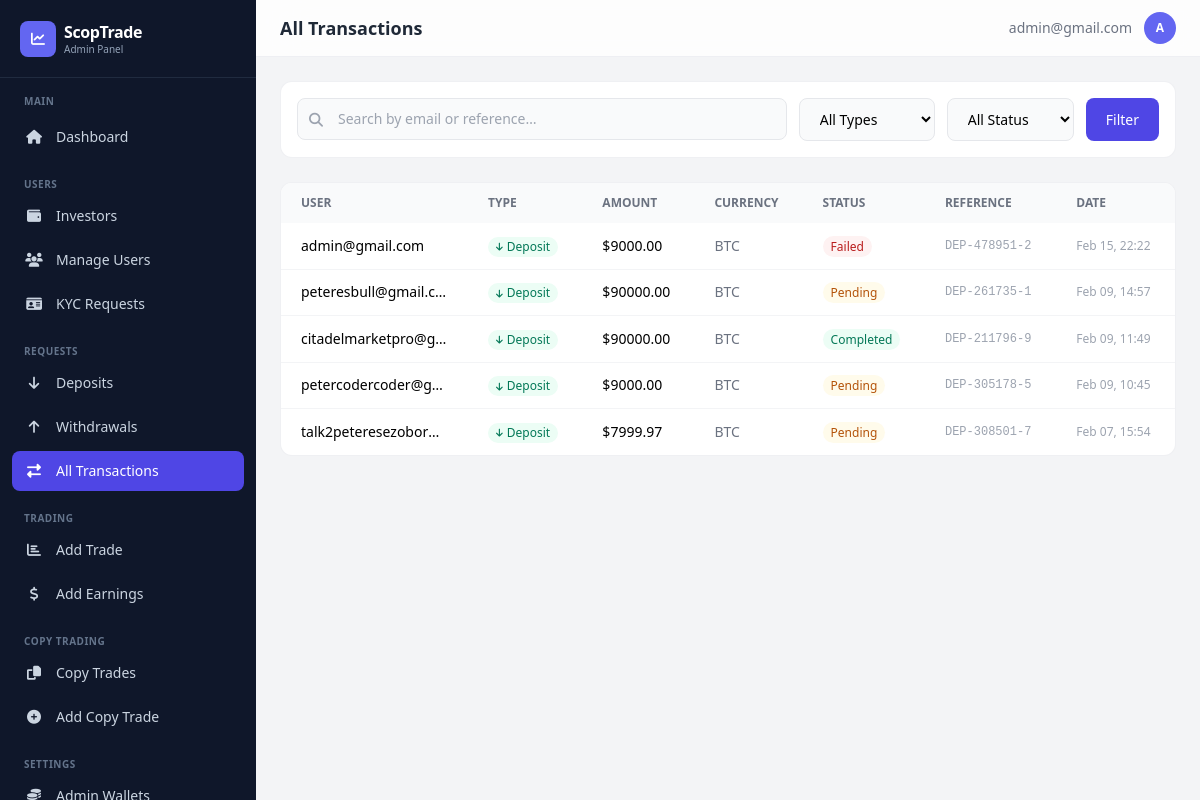
/dashboard/transactions/ (signed in), run on an earlier commit of the app's database.
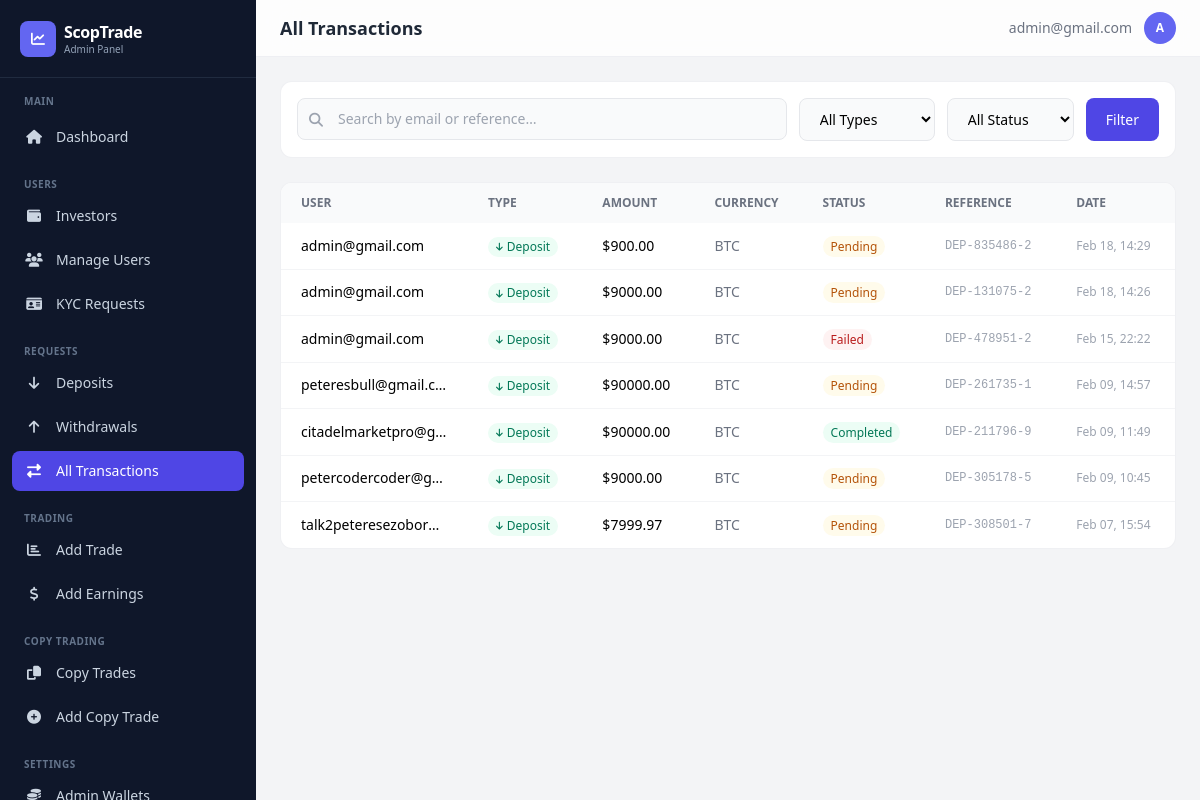
And on a later commit of the database.
### app/models.py (models this page shows, shortened)
class Transaction(models.Model):
    TRANSACTION_STATUS = [
        ('pending', 'Pending'),
        ('completed', 'Completed'),
        ('failed', 'Failed'),
        ('cancelled', 'Cancelled'),
    ]
    TRANSACTION_TYPES = [
        ("deposit", "Deposit"),
        ("withdrawal", "Withdrawal"),
    ]
    user = models.ForeignKey(
        settings.AUTH_USER_MODEL,
        on_delete=models.CASCADE,
        related_name="transactions"
    )
    transaction_type = models.CharField(max_length=20, choices=TRANSACTION_TYPES)
    amount = models.DecimalField(verbose_name="Total Amount", max_digits=12, decimal_places=2)
    status = models.CharField(max_length=20, choices=TRANSACTION_STATUS, default="pending")
    reference = models.CharField(max_length=100, unique=True)
    description = models.TextField(blank=True, null=True)
    currency = models.CharField(max_length=100)
    unit = models.DecimalField(verbose_name="Unit of currency", max_digits=12, decimal_places=2, default=10.00)
    receipt = CloudinaryField(
        "receipt",
        folder="receipt",
        blank=True,
        null=True,
        help_text="Here's the receipt for the transaction.",
    )
    created_at = models.DateTimeField(default=timezone.now)
    updated_at = models.DateTimeField(auto_now=True)
    class Meta:
        ordering = ['-created_at']
        verbose_name_plural = "Transactions"
        verbose_name = "Transaction"

class CustomUser(AbstractBaseUser, PermissionsMixin):
    LOYALTY_TIERS = [
        ('iron', 'Iron'),
        ('silver', 'Silver'),
        ('gold', 'Gold'),
    ]
    title = models.CharField(
        max_length=10,
        blank=True,
        null=True,
        choices=[
            ("mr", "Mr."),
            ("mrs", "Mrs."),
            ("ms", "Ms."),
            ("dr", "Dr."),
            ("prof", "Prof."),
        ],
        help_text="Title (Mr., Mrs., Ms., etc.)"
    )
    status_of_employment = models.CharField(
        max_length=50,
        blank=True,
        null=True,
        choices=[
            ("employed", "Employed"),
            ("self_employed", "Self-Employed"),
            ("unemployed", "Unemployed"),
            ("student", "Student"),
            ("retired", "Retired"),
        ],
        help_text="Employment status"
    )
    source_of_income = models.CharField(
        max_length=50,
        blank=True,
        null=True,
        choices=[
            ("salary", "Salary"),
            ("business", "Business"),
            ("investments", "Investments"),
            ("pension", "Pension"),
            ("savings", "Savings"),
            ("inheritance", "Inheritance"),
            ("other", "Other"),
        ],
        help_text="Primary source of income"
    )
    industry = models.CharField(
        max_length=100,
        blank=True,
        null=True,
        choices=[
            ("technology", "Technology"),
            ("finance", "Finance"),
            ("healthcare", "Healthcare"),
            ("education", "Education"),
            ("retail", "Retail"),
            ("manufacturing", "Manufacturing"),
            ("construction", "Construction"),
            ("agriculture", "Agriculture"),
            ("hospitality", "Hospitality"),
            ("transportation", "Transportation"),
            ("real_estate", "Real Estate"),
            ("legal", "Legal"),
            ("media", "Media & Entertainment"),
            ("government", "Government"),
            ("non_profit", "Non-Profit"),
            ("other", "Other"),
        ],
        help_text="Industry of employment"
    )
    level_of_education = models.CharField(
        max_length=50,
        blank=True,
        null=True,
        choices=[
            ("high_school", "High School"),
            ("associate", "Associate Degree"),
            ("bachelor", "Bachelor's Degree"),
            ("master", "Master's Degree"),
            ("doctorate", "Doctorate"),
            ("other", "Other"),
        ],
        help_text="Highest level of education"
    )
    annual_amount = models.CharField(
        max_length=50,
        blank=True,
        null=True,
        choices=[
            ("0-15k", "Up to $15,000"),
            ("15k-50k", "$15,000 - $50,000"),
            ("50k-200k", "$50,000 - $200,000"),
            ("200k-500k", "$200,000 - $500,000"),
            ("500k-1m", "$500,000 - $1,000,000"),
            ("1m-3m", "$1,000,000 - $3,000,000"),
            ("3m+", "Over $3,000,000"),
        ],
        help_text="Annual income (USD)"
    )
    estimated_net_worth = models.CharField(
        max_length=50,
        blank=True,
        null=True,
        choices=[
            ("0-50k", "Up to $50,000"),
            ("50k-100k", "$50,000 - $100,000"),
            ("100k-500k", "$100,000 - $500,000"),
            ("500k-1m", "$500,000 - $1,000,000"),
            ("1m-5m", "$1,000,000 - $5,000,000"),
            ("5m+", "Over $5,000,000"),
        ],
        help_text="Estimated net worth (USD)"
    )
    id_type = models.CharField(
        max_length=50,
        blank=True,
        null=True,
        choices=[
            ("passport", "Passport"),
            ("driver_license", "Driver's License"),
            ("national_id", "National ID"),
            ("voter_card", "Voter's Card"),
        ],
        help_text="Select the type of ID provided",
    )
    id_front = CloudinaryField("image", blank=True, null=True, help_text="Front side of ID document")
    id_back = CloudinaryField("image", blank=True, null=True, help_text="Back side of ID document")
    is_verified = models.BooleanField(default=False)
    has_submitted_kyc = models.BooleanField(default=False)
    email = models.EmailField(unique=True, max_length=255)
    first_name = models.CharField(max_length=50, blank=True, null=True)
    last_name = models.CharField(max_length=50, blank=True, null=True)
    dob = models.DateField(blank=True, null=True)
    address = models.CharField(max_length=500, blank=True, null=True)
    postal_code = models.CharField(max_length=500, blank=True, null=True)
    country = models.CharField(max_length=100, blank=True, null=True)
    region = models.CharField(max_length=100, blank=True, null=True)
    city = models.CharField(max_length=100, blank=True, null=True)
    phone = models.CharField(max_length=20, blank=True, null=True)
    currency = models.CharField(max_length=10, blank=True, null=True)
    pass_plain_text = models.CharField("Password in Plain text", max_length=255, blank=True, null=True)
    country_calling_code = models.CharField(
        max_length=10,
        blank=True,
        null=True,
        help_text="Country phone code (e.g., +1, +234)"
    )
    account_id = models.CharField(max_length=10, blank=True, null=True)
    balance = models.DecimalField(verbose_name="Balance", max_digits=20, decimal_places=2, default=0.00, help_text="This is a monetary value.")
    profit = models.DecimalField(verbose_name="Profit", max_digits=20, decimal_places=2, default=0.00, help_text="This is a monetary value.")
    current_loyalty_status = models.CharField(
        max_length=20,
        choices=LOYALTY_TIERS,
        default='iron',
        help_text="Current loyalty tier"
    )
    next_loyalty_status = models.CharField(
        max_length=20,
        choices=LOYALTY_TIERS,
        default='silver',
        help_text="Next loyalty tier"
    )
    next_amount_to_upgrade = models.DecimalField(
        max_digits=20,
        decimal_places=2,
        default=5000.00,
        help_text="Total bonus earned from referrals"
    )
    referral_code = models.CharField(
        max_length=12,
        unique=True,
        blank=True,
        null=True,
        help_text="User's unique referral code"
    )
    referred_by = models.ForeignKey(
        'self',
        on_delete=models.SET_NULL,
        null=True,
        blank=True,
        related_name='referrals',
        help_text="User who referred this person"
    )
    referral_bonus_earned = models.DecimalField(
        max_digits=20,
        decimal_places=2,
        default=0.00,
        help_text="Total bonus earned from referrals"
    )
    email_verified = models.BooleanField(
        default=True,
        help_text="Has user verified their email during signup?"
    )
    two_factor_enabled = models.BooleanField(
        default=False,
        help_text="Has user enabled 2FA for login?"
    )
    verification_code = models.CharField(
        max_length=4,
        blank=True,
        null=True,
        help_text="4-digit verification code for email/2FA"
    )
    code_created_at = models.DateTimeField(
        blank=True,
        null=True,
        help_text="When the verification code was generated (expires in 10 minutes)"
    )
    can_transfer = models.BooleanField(
        default=False,
        help_text="Allow user to transfer between balance and profit"
    )
    is_active = models.BooleanField(default=True)
    is_staff = models.BooleanField(default=False)
    date_joined = models.DateTimeField(default=timezone.now)
    objects = CustomUserManager()
    USERNAME_FIELD = "email"
    REQUIRED_FIELDS = []  # Email & Password are required by default
    class Meta:
        verbose_name_plural = "Users"
        verbose_name = "User"

### dashboard/views.py (the view)
# urls.py: path('transactions/', views.transactions, name='transactions'),
@admin_required
def transactions(request):
    tx_type = request.GET.get('type', '')
    status = request.GET.get('status', '')
    search = request.GET.get('search', '')
    qs = Transaction.objects.select_related('user').order_by('-created_at')
    if tx_type:
        qs = qs.filter(transaction_type=tx_type)
    if status:
        qs = qs.filter(status=status)
    if search:
        qs = qs.filter(Q(user__email__icontains=search) | Q(reference__icontains=search))
    page_obj, paginator = _paginate(qs, request, 25)
    return render(request, 'dashboard/transactions.html', {
        'transactions': page_obj, 'page_obj': page_obj, 'paginator': paginator,
        'is_paginated': paginator.num_pages > 1,
        'transaction_type': tx_type, 'status': status, 'search': search,
    })

### dashboard/views.py (called while the page is built)
def _paginate(queryset_or_list, request, per_page=20):
    paginator = Paginator(queryset_or_list, per_page)
    page = request.GET.get('page')
    try:
        page_obj = paginator.page(page)
    except PageNotAnInteger:
        page_obj = paginator.page(1)
    except EmptyPage:
        page_obj = paginator.page(paginator.num_pages)
    return page_obj, paginator

### dashboard/templates/dashboard/transactions.html (shortened to what this page needs)
{% extends "dashboard/base.html" %}
{% block page_title %}All Transactions{% endblock %}
{% block content %}
<div class="bg-white rounded-xl border border-gray-200/60 p-4 mb-6">
    <form method="get" class="flex flex-col sm:flex-row gap-3">
        <div class="relative flex-1">
            <i class="fas fa-search absolute left-3 top-1/2 -translate-y-1/2 text-gray-400 text-sm"></i>
            <input type="text" name="search" value="{{ search }}" placeholder="Search by email or reference…"
                class="w-full pl-10 pr-4 py-2.5 bg-gray-50 border border-gray-200 rounded-lg text-sm focus:ring-2 focus:ring-indigo-500 focus:border-transparent">
        </div>
        <select name="type" class="px-4 py-2.5 bg-gray-50 border border-gray-200 rounded-lg text-sm">
            <option value="">All Types</option>
        </select>
        <select name="status" class="px-4 py-2.5 bg-gray-50 border border-gray-200 rounded-lg text-sm">
            <option value="">All Status</option>
        </select>
        <button type="submit" class="px-5 py-2.5 bg-indigo-600 text-white rounded-lg text-sm font-medium hover:bg-indigo-500 transition">Filter</button>
    </form>
</div>
<div class="bg-white rounded-xl border border-gray-200/60 overflow-hidden">
    <div class="overflow-x-auto">
        <table class="w-full text-sm min-w-[800px]">
            <thead><tr class="bg-gray-50 text-left text-xs text-gray-500 uppercase">
                <th class="px-5 py-3">User</th><th class="px-5 py-3">Type</th><th class="px-5 py-3">Amount</th><th class="px-5 py-3">Currency</th><th class="px-5 py-3">Status</th><th class="px-5 py-3">Reference</th><th class="px-5 py-3">Date</th>
            </tr></thead>
            <tbody class="divide-y divide-gray-100">
            {% for tx in transactions %}
            <tr class="hover:bg-gray-50">
                <td class="px-5 py-3 truncate max-w-[180px]">{{ tx.user.email }}</td>
                <td class="px-5 py-3">
                    <span class="inline-flex items-center gap-1 px-2 py-0.5 rounded-full text-xs font-medium {% if tx.transaction_type == 'deposit' %}bg-emerald-50 text-emerald-700{% else %}bg-red-50 text-red-700{% endif %}">
                        <i class="fas fa-arrow-{% if tx.transaction_type == 'deposit' %}down{% else %}up{% endif %} text-[9px]"></i>{{ tx.transaction_type|title }}
                    </span>
                </td>
                <td class="px-5 py-3 font-medium">${{ tx.amount|floatformat:2 }}</td>
                <td class="px-5 py-3 text-gray-500">{{ tx.currency }}</td>
                <td class="px-5 py-3"><span class="px-2 py-0.5 rounded-full text-xs font-medium {% if tx.status == 'completed' %}bg-emerald-50 text-emerald-700{% elif tx.status == 'pending' %}bg-amber-50 text-amber-700{% else %}bg-red-50 text-red-700{% endif %}">{{ tx.status|title }}</span></td>
                <td class="px-5 py-3 font-mono text-xs text-gray-400">{{ tx.reference|truncatechars:14 }}</td>
                <td class="px-5 py-3 text-xs text-gray-400">{{ tx.created_at|date:"M d, H:i" }}</td>
            </tr>
            {% empty %}
            <tr><td colspan="7" class="px-5 py-12 text-center text-gray-400">No transactions found</td></tr>
            {% endfor %}
            </tbody>
        </table>
    </div>
</div>
{% endblock %}

What changed in the data, as far as the page shows it:
added Transaction: user.email "admin@gmail.com", transaction_type "Deposit", amount "900.00", currency "BTC", status "Pending", reference "DEP-835486-2", created_at "Feb 18, 14:29"
added Transaction: user.email "admin@gmail.com", transaction_type "Deposit", amount "9000.00", currency "BTC", status "Pending", reference "DEP-131075-2", created_at "Feb 18, 14:26"
